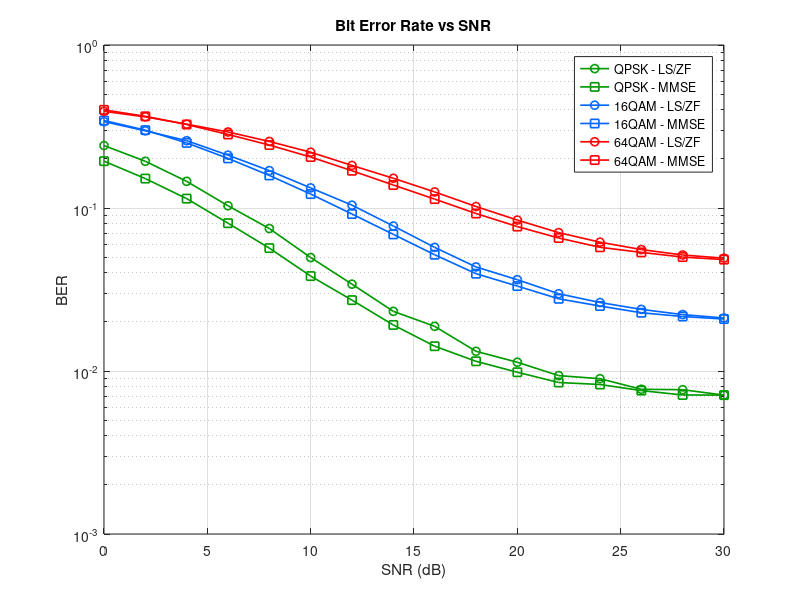
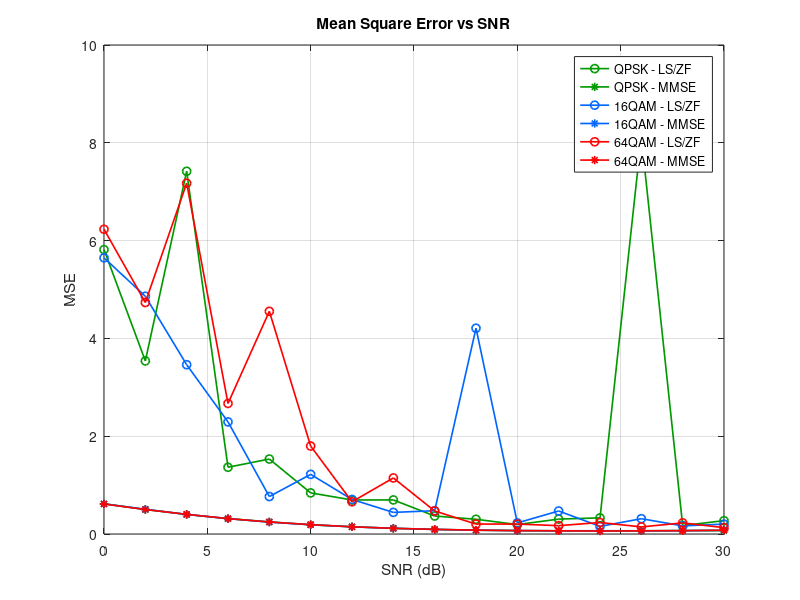

Write the MATLAB code that produced these figures, in order.
SNR = 0:2:30;

%% --- Dữ liệu QPSK ---
BER_LS_QPSK = [0.241582 0.193482 0.145745 0.103186 0.074810 0.049662 0.034094 0.023223 0.018796 0.013208 0.011318 0.009369 0.008970 0.007725 0.007678 0.007115];
BER_MMSE_QPSK = [0.193787 0.151533 0.114187 0.080680 0.056753 0.038227 0.027214 0.019160 0.014194 0.011470 0.009827 0.008500 0.008265 0.007584 0.007126 0.007115];

MSE_LS_QPSK = [5.81588 3.53960 7.41771 1.36489 1.53294 0.84074 0.69606 0.69668 0.36810 0.30114 0.19291 0.30462 0.32969 8.12382 0.17253 0.27264];
MSE_MMSE_QPSK = [0.61748 0.50163 0.40066 0.31423 0.24827 0.18843 0.14794 0.11598 0.09299 0.07856 0.06890 0.06481 0.06542 0.06475 0.06977 0.06890];

%% --- Dữ liệu 16QAM ---
BER_LS_16QAM = [0.338963 0.297478 0.258835 0.210899 0.169578 0.132854 0.104079 0.077539 0.057328 0.043486 0.036313 0.029785 0.026310 0.023880 0.022183 0.021144];
BER_MMSE_16QAM = [0.344111 0.300495 0.250775 0.201542 0.158437 0.121754 0.091839 0.068887 0.051664 0.039542 0.033196 0.027731 0.025042 0.022765 0.021591 0.020833];

MSE_LS_16QAM = [5.64722 4.86177 3.46198 2.29229 0.76617 1.21974 0.70658 0.44178 0.47645 4.20910 0.22676 0.47056 0.15555 0.31295 0.16584 0.20206];
MSE_MMSE_16QAM = [0.61654 0.50579 0.40020 0.31444 0.24330 0.18928 0.14669 0.11687 0.09415 0.07740 0.07024 0.06550 0.06611 0.06587 0.06821 0.07677];

%% --- Dữ liệu 64QAM ---
BER_LS_64QAM = [0.391902 0.362266 0.326892 0.292692 0.256042 0.219866 0.182442 0.152159 0.125474 0.102149 0.084312 0.070626 0.061704 0.055603 0.051486 0.049224];
BER_MMSE_64QAM = [0.400038 0.365150 0.325162 0.282638 0.243355 0.205480 0.169261 0.138345 0.113400 0.092522 0.076935 0.065449 0.057395 0.053407 0.050002 0.048257];

MSE_LS_64QAM = [6.23176 4.73451 7.17369 2.66964 4.55372 1.79826 0.65909 1.14631 0.47055 0.20322 0.20296 0.17040 0.23558 0.14485 0.22750 0.12976];
MSE_MMSE_64QAM = [0.61339 0.50028 0.40169 0.31498 0.24516 0.19157 0.14739 0.11549 0.09511 0.07859 0.06881 0.06618 0.06051 0.06470 0.06838 0.07681];

%% --- Vẽ đồ thị ---
figure;

% === Biểu đồ BER ===
%subplot(2,1,1); % tạo biểu đồ phụ đầu tiên
% QPSK - màu xanh lá cây
semilogy(SNR, BER_LS_QPSK, '-o', 'Color', [0 0.6 0], 'LineWidth', 1.2); hold on;
semilogy(SNR, BER_MMSE_QPSK, '-s', 'Color', [0 0.6 0], 'LineWidth', 1.2);

% 16QAM - màu xanh biển
semilogy(SNR, BER_LS_16QAM, '-o', 'Color', [0 0.4 1], 'LineWidth', 1.2);
semilogy(SNR, BER_MMSE_16QAM, '-s', 'Color', [0 0.4 1], 'LineWidth', 1.2);

% 64QAM - màu đỏ
semilogy(SNR, BER_LS_64QAM, '-o', 'Color', [1 0 0], 'LineWidth', 1.2);
semilogy(SNR, BER_MMSE_64QAM, '-s', 'Color', [1 0 0], 'LineWidth', 1.2);

grid on;
xlabel('SNR (dB)');
ylabel('BER');
title('Bit Error Rate vs SNR');
legend('QPSK - LS/ZF', 'QPSK - MMSE', ...
       '16QAM - LS/ZF', '16QAM - MMSE', ...
       '64QAM - LS/ZF', '64QAM - MMSE');

% === Biểu đồ MSE ===
figure;
%subplot(2,1,2); % tạo biểu đồ phụ thứ hai
% QPSK - màu xanh lá cây
plot(SNR, MSE_LS_QPSK, '-o', 'Color', [0 0.6 0], 'LineWidth', 1.2); hold on;
plot(SNR, MSE_MMSE_QPSK, '-*', 'Color', [0 0.6 0], 'LineWidth', 1.2);

% 16QAM - màu xanh biển
plot(SNR, MSE_LS_16QAM, '-o', 'Color', [0 0.4 1], 'LineWidth', 1.2);
plot(SNR, MSE_MMSE_16QAM, '-*', 'Color', [0 0.4 1], 'LineWidth', 1.2);

% 64QAM - màu đỏ
plot(SNR, MSE_LS_64QAM, '-o', 'Color', [1 0 0], 'LineWidth', 1.2);
plot(SNR, MSE_MMSE_64QAM, '-*', 'Color', [1 0 0], 'LineWidth', 1.2);

grid on;
xlabel('SNR (dB)');
ylabel('MSE');
title('Mean Square Error vs SNR');
legend('QPSK - LS/ZF', 'QPSK - MMSE', ...
       '16QAM - LS/ZF', '16QAM - MMSE', ...
       '64QAM - LS/ZF', '64QAM - MMSE');

